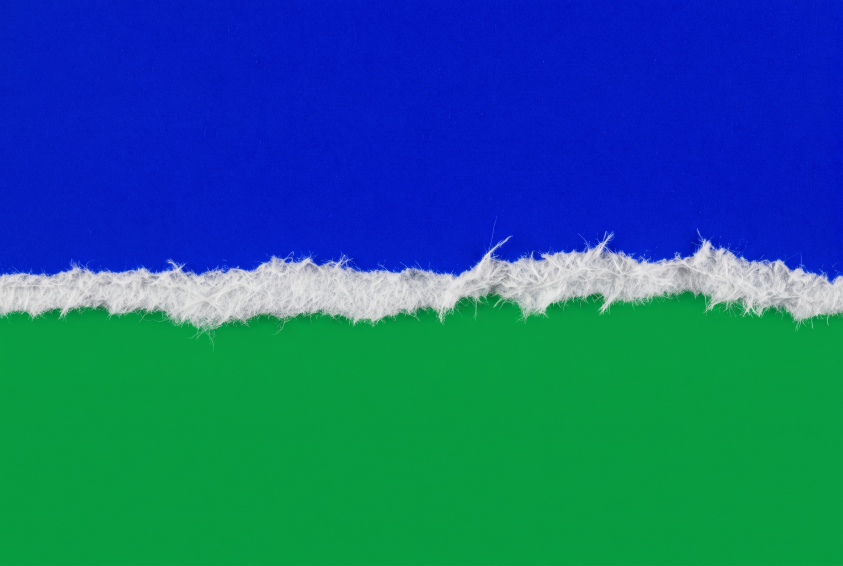
#> input picture BORDES/Gemini_Generated_Image_46yjm846yjm846yj.jpg, 2528 x 1696 px (shown at 1/3 size); its folder holds only this picture in this run
$ python -i imperf_lib.py   (imports and definitions only)
#> lines starting #> are read from the running program, lines starting #| are printed output that depends on the picture
#> further down, picture is the input picture: shape (1696, 2528, 3); mean B, G, R 136.4, 98.4, 21.8
### tools/common.py
"""Utilidades de procesado de texturas para PAPELATOR."""
import json, os
import numpy as np
from PIL import Image
import cv2
from scipy import ndimage

Image.MAX_IMAGE_PIXELS = None
REPO = os.path.dirname(os.path.dirname(os.path.abspath(__file__)))
ASSETS = os.path.join(REPO, 'plugin', 'assets')

# ---------------------------------------------------------------- fuentes: SOLO desde la biblioteca común
# Las fotos ya no viven en este repo. Cada una se lee por id (or:<md5>, tx:…, ab:…) en la Biblioteca de Iker
# (variable TEXTURAS_ROOT = carpeta Biblioteca, con TEXTURAS/ dentro). `fuentes_id.json` traduce el nombre de
# siempre (el que citan las listas de los scripts y los JSON del plugin) a su id; el índice da el archivo.
# Los originales or: se comprueban por md5 la primera vez: si los bytes no son los de siempre, se para.
_FUENTES = None
_INDICE = None
_COMPROBADOS = {}


# [45 lines left out: functions _raiz, fuente_id, fuente, not called in this run]


def load(path, mode='RGB'):
    return np.asarray(Image.open(fuente(path)).convert(mode), dtype=np.float32) / 255.0


# [7 lines left out: function save_png, not called in this run]


def lum(rgb):
    return rgb[..., 0] * 0.2126 + rgb[..., 1] * 0.7152 + rgb[..., 2] * 0.0722
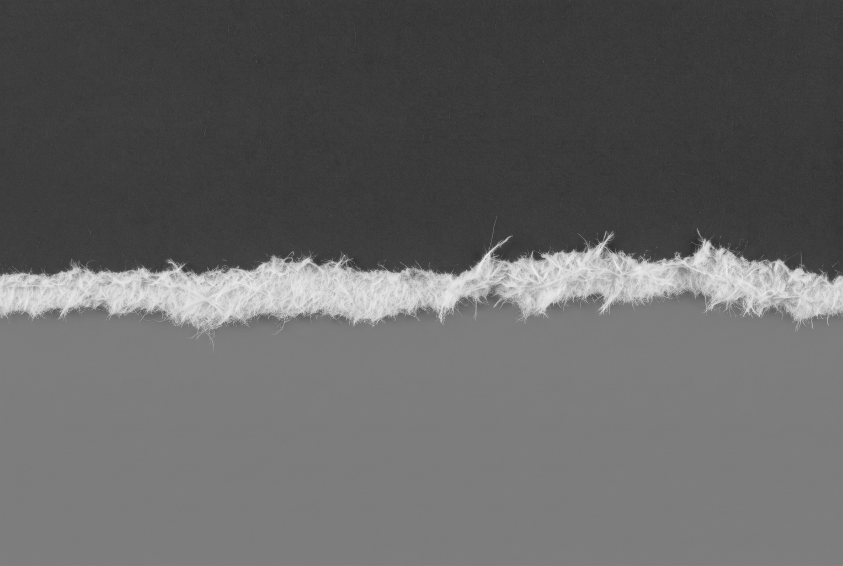
#> returned value: shape (1696, 2528) float64 (shown at 1/3 size); min 41.88, max 246.4, mean 101


# [175 lines left out: functions gblur, flatten_light, autocorr_shift, fundamental_period, _seam_path, wrap_x and 7 more, not called in this run]

### tools/imperf_lib.py
"""Extracción de imperfecciones: fondo blanco -> mapa de multiplicar / relieve / piezas sueltas."""
import numpy as np
from scipy import ndimage
from PIL import Image
from common import *


def estimate_bg(rgb, thr=0.06):
    """Estima el papel de fondo (con su degradado de luz) ignorando la mancha."""
    L = lum(rgb)
    border = np.concatenate([L[:20].ravel(), L[-20:].ravel(), L[:, :20].ravel(), L[:, -20:].ravel()])
    ref = np.median(border)
#> ref = 122.7
    # zona de mancha aproximada: lo que se aparta del fondo (más oscuro o más saturado)
    sat = rgb.max(-1) - rgb.min(-1)
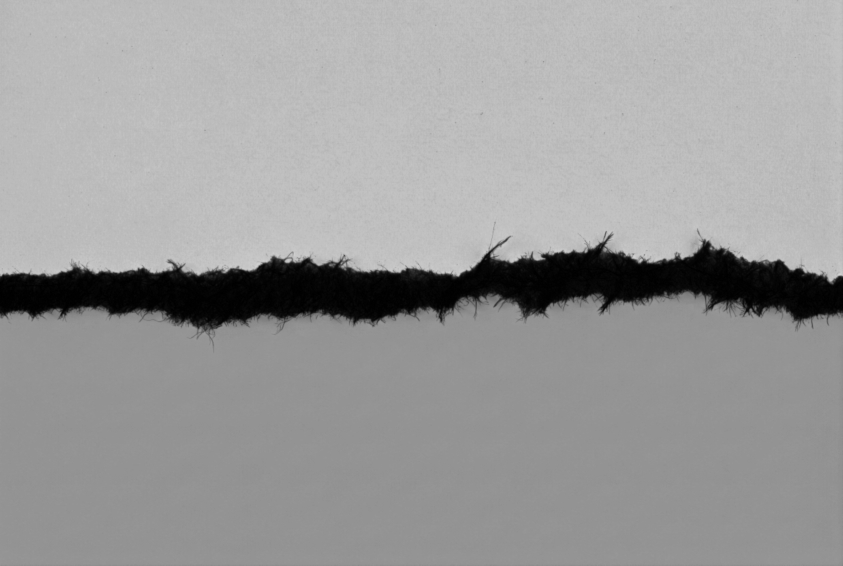
#> sat: shape (1696, 2528) (shown at 1/3 size); min 0, max 215, mean 155.2
    bsat = np.median(np.concatenate([sat[:20].ravel(), sat[-20:].ravel()]))
#> bsat = 156.5
    dev = np.maximum(ref - L, (sat - bsat) * 1.2)
    dev = np.maximum(dev, np.abs(L - ref) * 0.8)
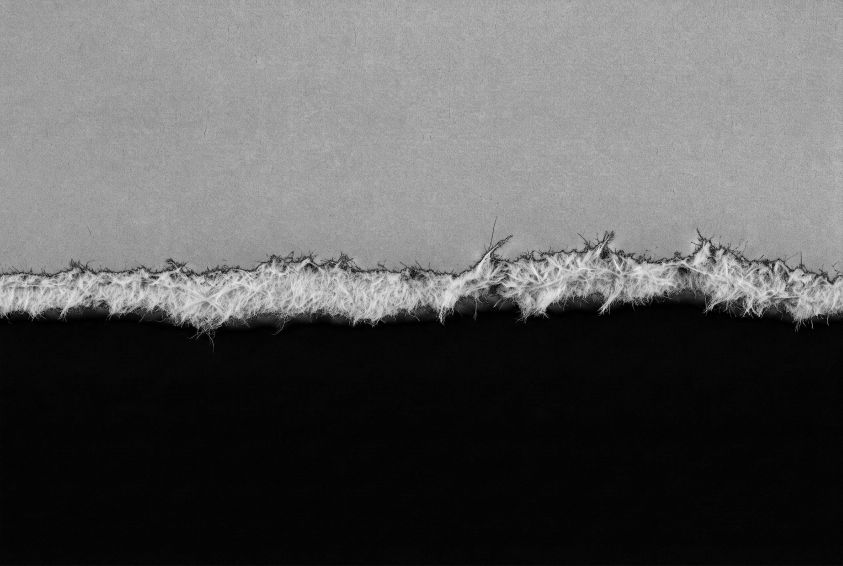
#> dev: shape (1696, 2528) float64 (shown at 1/3 size); min 0, max 98.95, mean 35; drawn with min black and max white
    mask = ndimage.binary_dilation(dev > thr, iterations=12)
#> mask: shape (1696, 2528) bool; every value is 1
    w = (~mask).astype(np.float32)
#> w: shape (1696, 2528) float32; every value is 0
    small = 8
    # convolución normalizada a baja resolución (rápido)
    h, wd = L.shape
#> h = 1696; wd = 2528
    def down(a):
        return np.asarray(Image.fromarray(a.astype(np.float32)).resize((wd // small, h // small), Image.BOX), np.float32)
#> returned value: shape (212, 316) float32; every value is 0
    def up(a):
        return np.asarray(Image.fromarray(a).resize((wd, h), Image.BILINEAR), np.float32)
    ws = down(w)
    bg = []
    for c in range(3):
        num = ndimage.gaussian_filter(down(rgb[..., c] * w), 12)
        den = ndimage.gaussian_filter(ws, 12)
        est = num / np.maximum(den, 1e-4)
        # donde no hay datos, rellena con la media del borde
        fill = np.median(rgb[..., c][~mask]) if (~mask).any() else ref
        est = np.where(den > 0.02, est, fill)
        bg.append(up(est))
#> after the loop, bg = 3 items
    return np.stack(bg, -1), mask


# [10 lines left out: function multiply_map, not called in this run]


def relief_map(rgb, soft=0.012):
    """Relieve horneado en la foto (luz rasante): sombreado relativo centrado en 1."""
    bg, _ = estimate_bg(rgb, thr=0.03)
#> bg: shape (1696, 2528, 3) float32; every value is 122.7
    s = lum(rgb) / np.maximum(lum(bg), 1e-3)
#> in lum (call 3), `return rgb[..., 0] * 0.2126 + rgb[..., 1] * 0.7152 + rgb[..., 2] * 0.0..`: returned value: shape (1696, 2528) float32; every value is 122.7
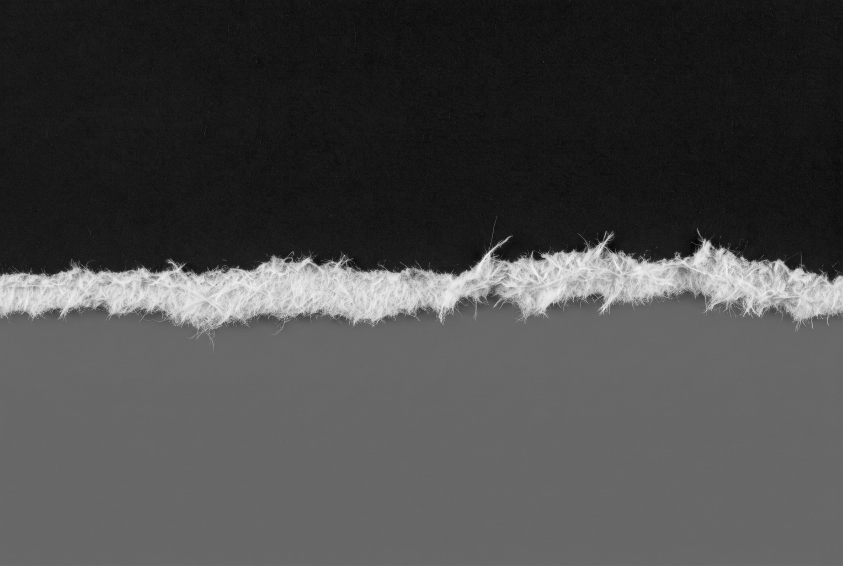
#> s: shape (1696, 2528) float64 (shown at 1/3 size); min 0.341, max 2.01, mean 0.823; drawn with min black and max white
    d = s - 1
    hp = d - ndimage.gaussian_filter(d, 25)       # sólo el relieve, sin manchas amplias
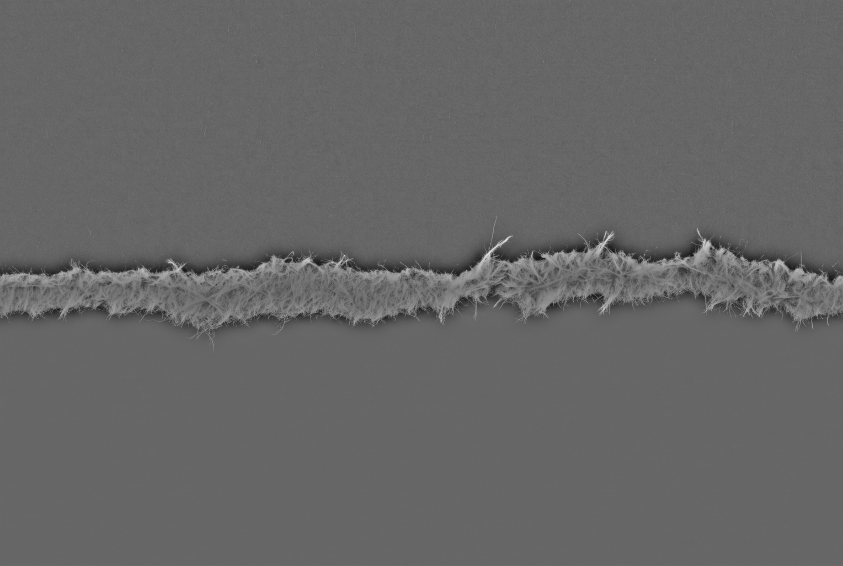
#> hp: shape (1696, 2528) float64 (shown at 1/3 size); min -0.783, max 1.16, mean -6.5e-18; drawn with min black and max white
    mag = np.abs(hp)
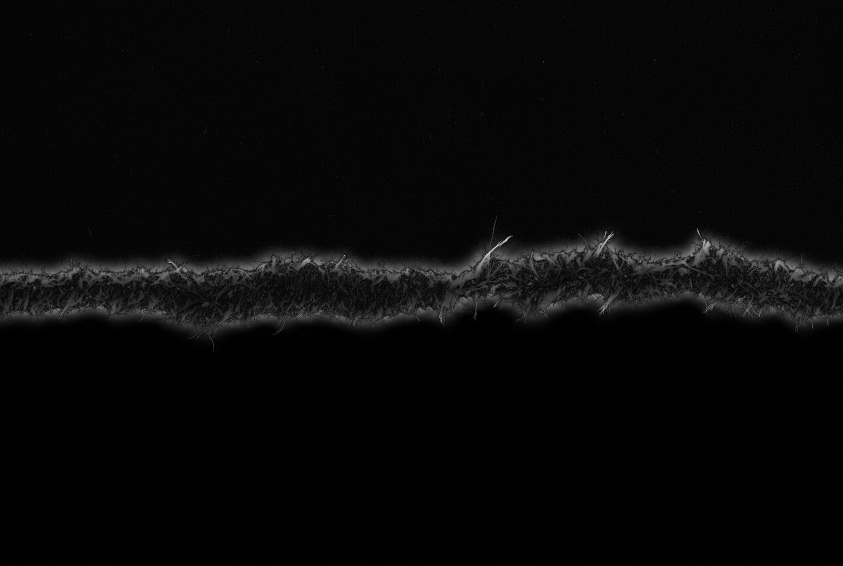
#> mag: shape (1696, 2528) float64 (shown at 1/3 size); min 5.7e-09, max 1.16, mean 0.0387; drawn with min black and max white
    k = np.clip((mag - soft) / soft, 0, 1)
    k = ndimage.gaussian_filter(np.maximum(k, ndimage.maximum_filter(k, 3) * 0.7), 1.0)
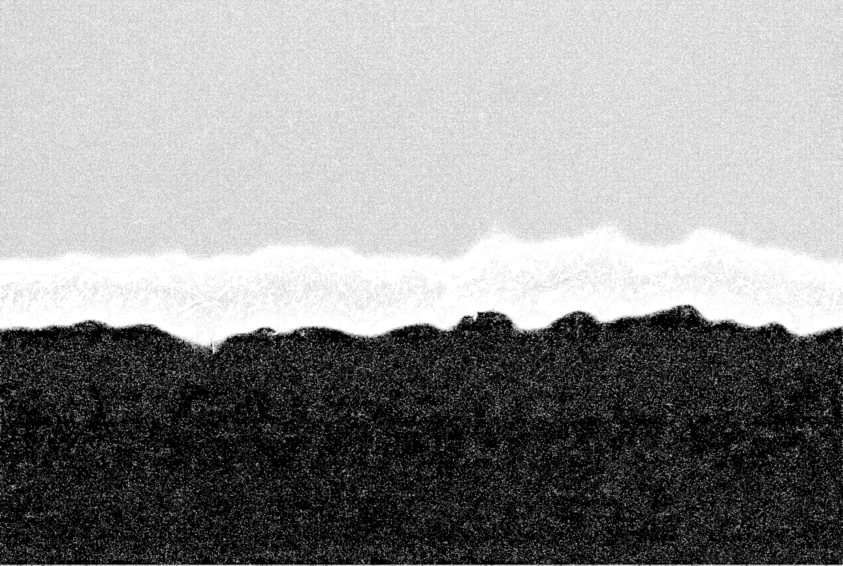
#> k: shape (1696, 2528) float64 (shown at 1/3 size); min 0, max 1, mean 0.566
    return 1 + hp * k


# [41 lines left out: functions bbox, components, pack, not called in this run]

>>> import cv2
>>> picture = cv2.imread('../BORDES/Gemini_Generated_Image_46yjm846yjm846yj.jpg')
>>> result = relief_map(picture)

$ run again, on BORDES/Gemini_Generated_Image_5h8do5h8do5h8do5.jpg
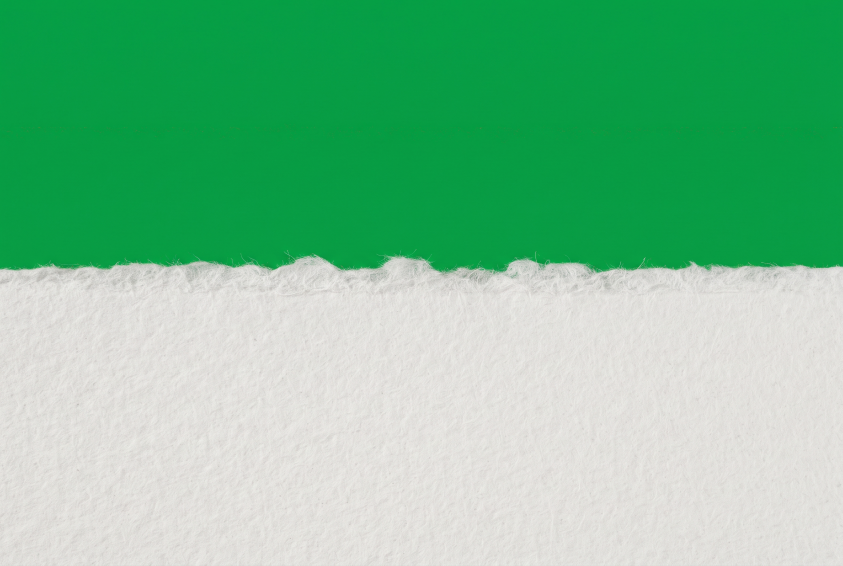
#> input picture BORDES/Gemini_Generated_Image_5h8do5h8do5h8do5.jpg, 2528 x 1696 px (shown at 1/3 size)
#> picture is the input picture: shape (1696, 2528, 3); mean B, G, R 148.2, 191.9, 122.2
#> ref = 211.2
#> bsat = 79.5
#> in estimate_bg, `dev = np.maximum(dev, np.abs(L - ref) * 0.8)`:
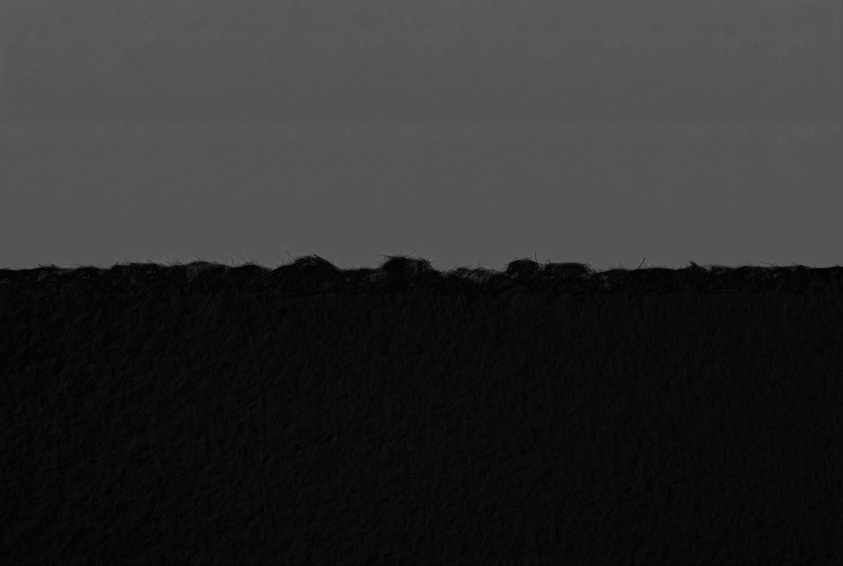
#> dev: shape (1696, 2528) float64 (shown at 1/3 size); min 0, max 122.5, mean 45.3
#> mask: shape (1696, 2528) bool; every value is 1
#> w: shape (1696, 2528) float32; every value is 0
#> after the loop in estimate_bg, `for c in range(3):`: bg = 3 items
#> in relief_map, `k = ndimage.gaussian_filter(np.maximum(k, ndimage.maximum_filter(k, 3)..`:
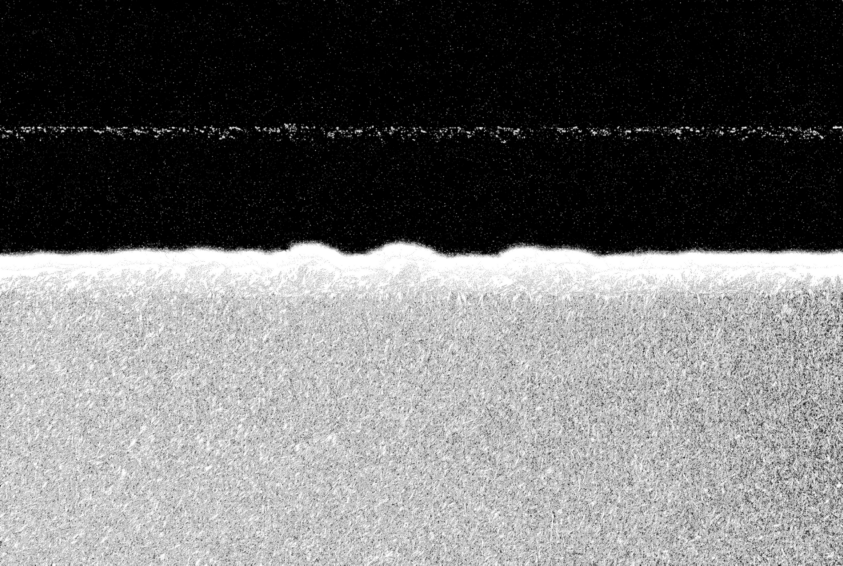
#> k: shape (1696, 2528) float64 (shown at 1/3 size); min 0, max 1, mean 0.441

$ run again, on BORDES/Gemini_Generated_Image_5ovzra5ovzra5ovz.jpg
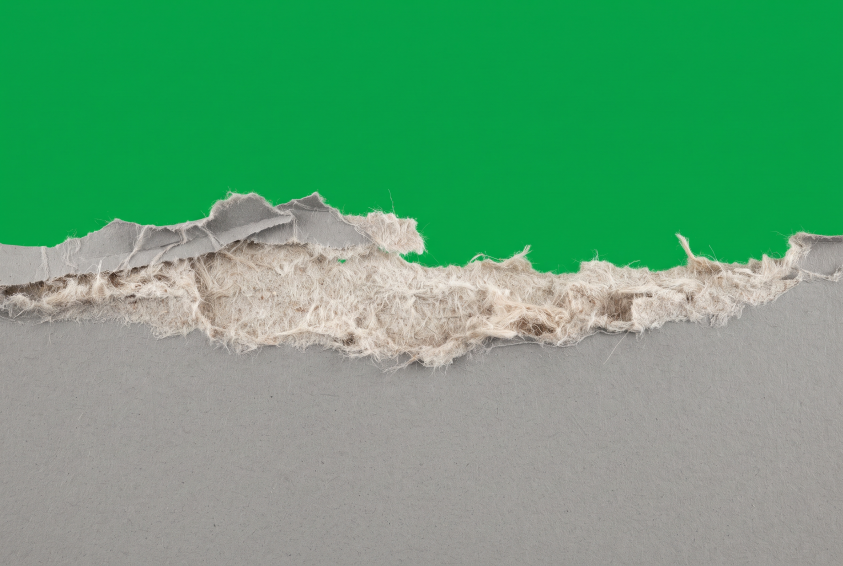
#> input picture BORDES/Gemini_Generated_Image_5ovzra5ovzra5ovz.jpg, 2528 x 1696 px (shown at 1/3 size)
#> picture is the input picture: shape (1696, 2528, 3); mean B, G, R 120.4, 161.2, 98.8
#> ref = 139.7
#> bsat = 80
#> in estimate_bg, `dev = np.maximum(dev, np.abs(L - ref) * 0.8)`:
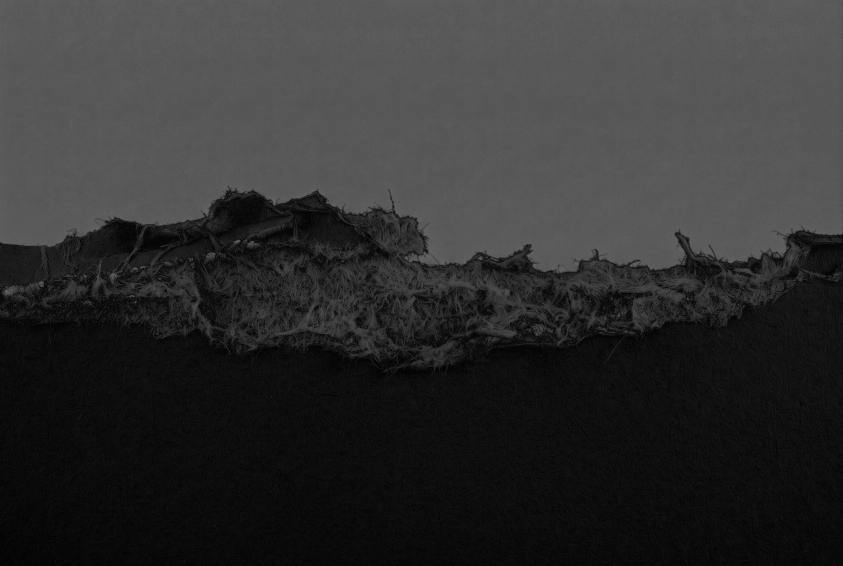
#> dev: shape (1696, 2528) float64 (shown at 1/3 size); min 0, max 120.5, mean 48.4
#> mask: shape (1696, 2528) bool; every value is 1
#> w: shape (1696, 2528) float32; every value is 0
#> after the loop in estimate_bg, `for c in range(3):`: bg = 3 items
#> in relief_map, `k = ndimage.gaussian_filter(np.maximum(k, ndimage.maximum_filter(k, 3)..`:
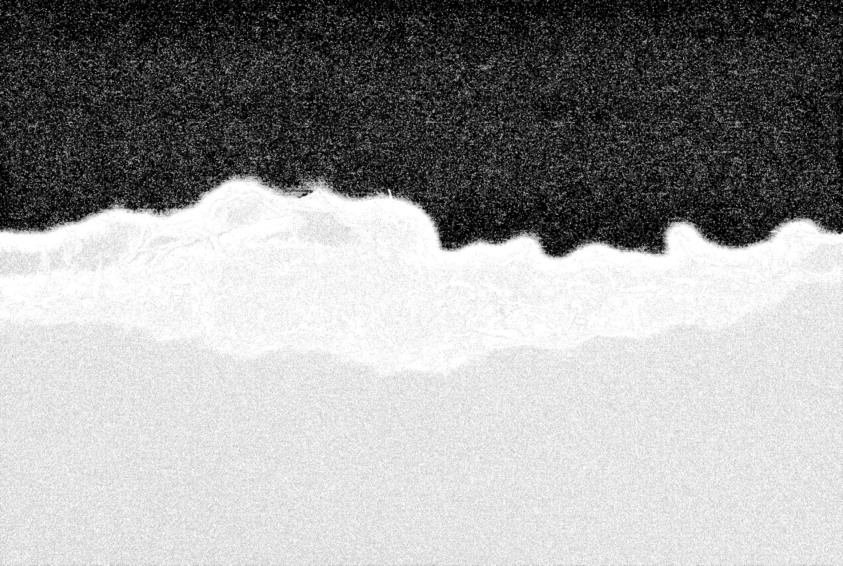
#> k: shape (1696, 2528) float64 (shown at 1/3 size); min 0, max 1, mean 0.623

$ run again, on BORDES/Gemini_Generated_Image_f0lxcnf0lxcnf0lx.jpg
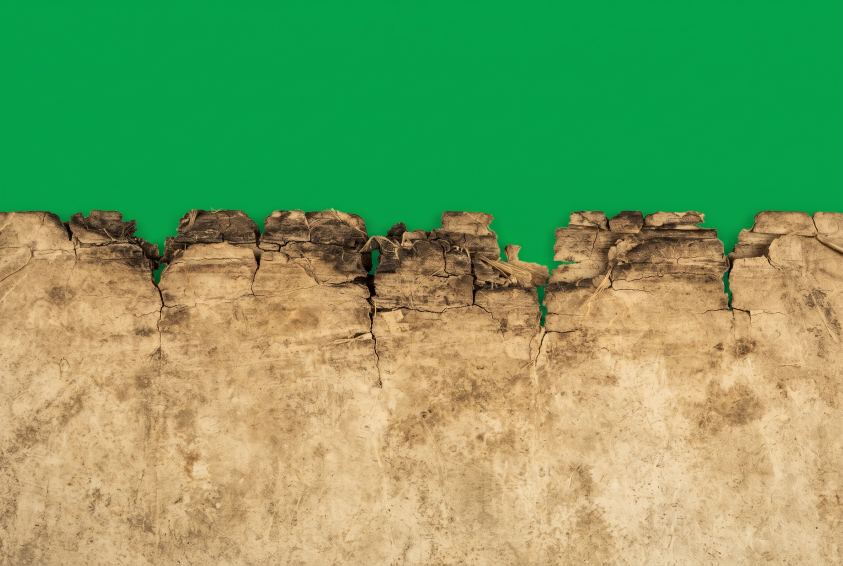
#> input picture BORDES/Gemini_Generated_Image_f0lxcnf0lxcnf0lx.jpg, 2528 x 1696 px (shown at 1/3 size)
#> picture is the input picture: shape (1696, 2528, 3); mean B, G, R 97.6, 159.9, 120.6
#> ref = 132.2
#> bsat = 120.5
#> mask: shape (1696, 2528) bool; every value is 1
#> w: shape (1696, 2528) float32; every value is 0
#> after the loop in estimate_bg, `for c in range(3):`: bg = 3 items
#> in relief_map, `k = ndimage.gaussian_filter(np.maximum(k, ndimage.maximum_filter(k, 3)..`:
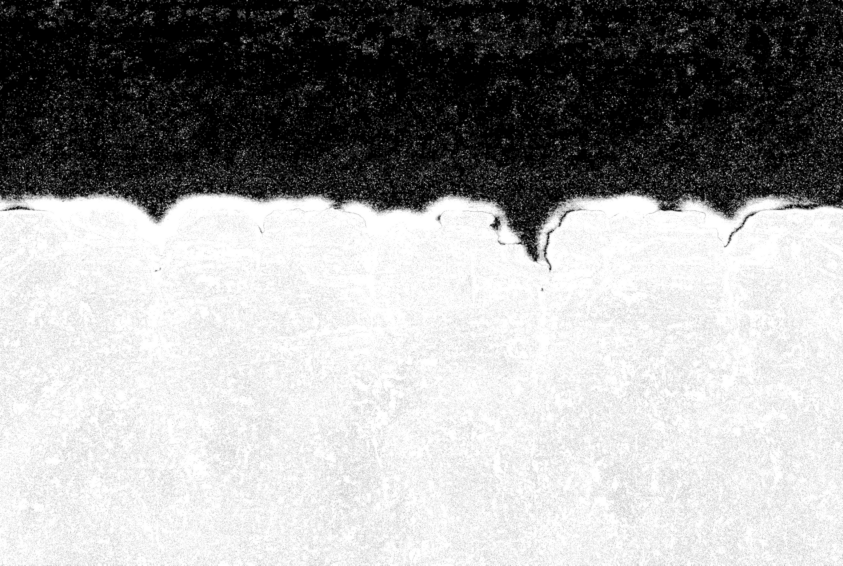
#> k: shape (1696, 2528) float64 (shown at 1/3 size); min 0, max 1, mean 0.64
